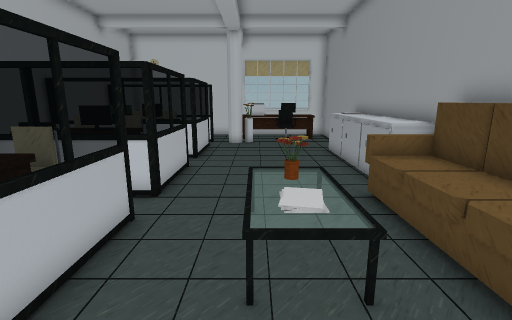
[1] (above)

12 first-person views from a walk through a 3-D level made in the Unity game engine. The camera is 1.3 m above the floor, tilts 12° down and sees 85° across. The floor is counted in squares, 0.5 m on a side. Each view is taken from the middle of a square. On the plan, view 1 faces up. The plan holds only what a view shows up to about 19 squares ahead; the rest is blank.

[2]
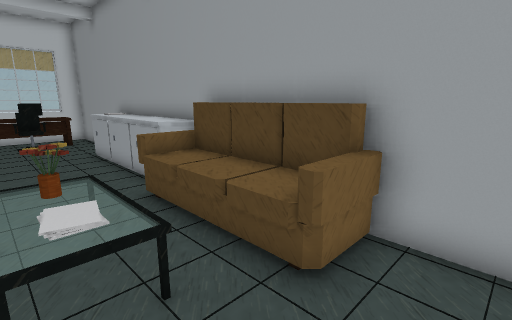

[3]
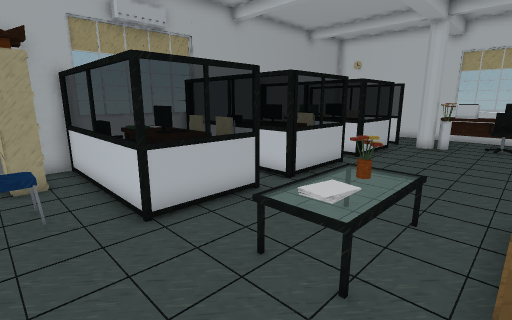

[4]
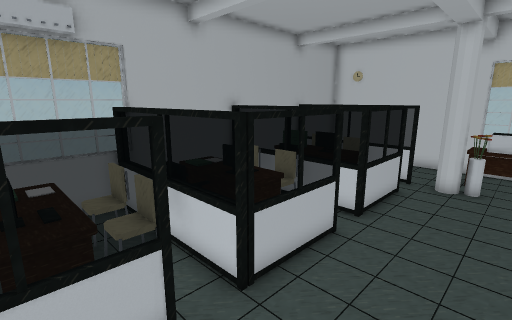

[5]
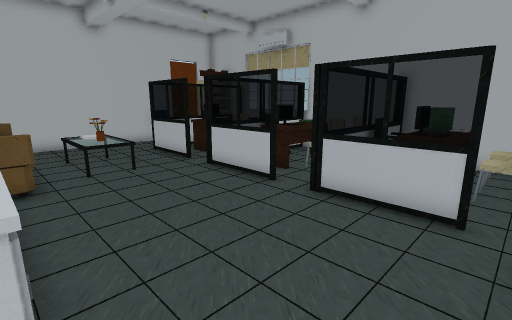

[6]
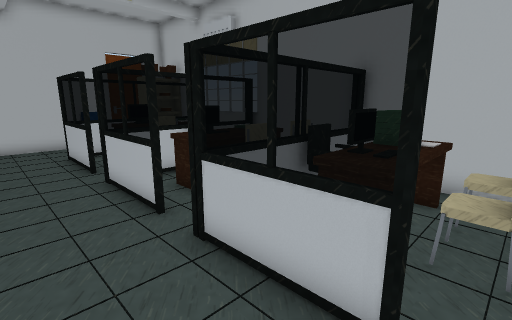

[7]
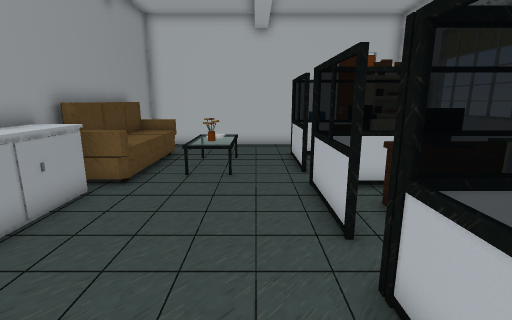

[8]
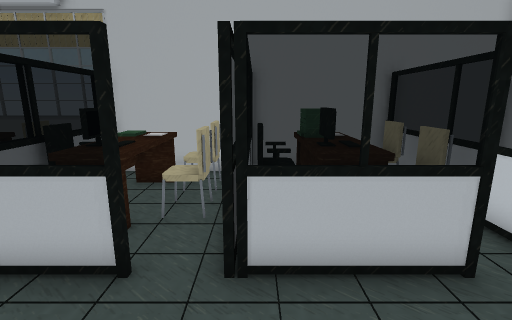

[9]
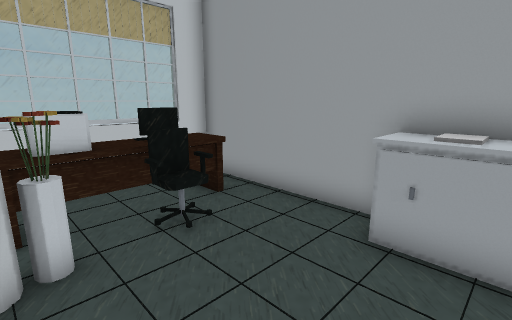

[10]
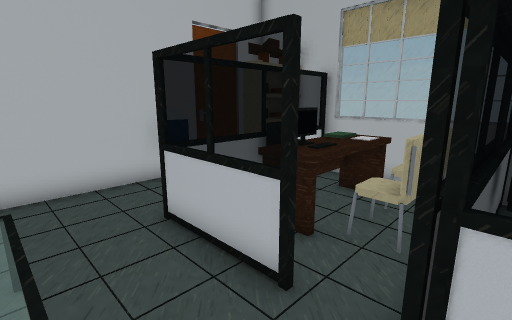

[11]
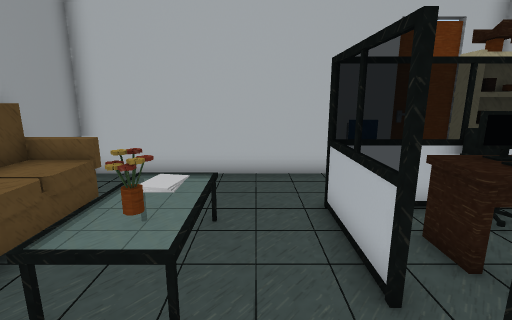

[12]
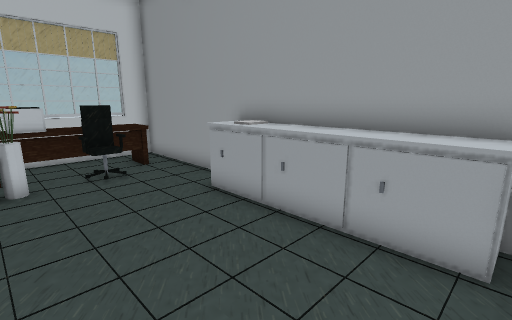

### Floor plan
Key: @ floor where view 1 was taken; # wall or solid block; x gap in a wall; . main floor; : floor 0.5 m higher than the main floor; / step, stairs or slope; = window, fence, low wall or low ledge; ^ raised ledge; O other object.
Columns run from 9 left of view 1 to 5 right of it. Each row starts with its distance up from view 1.
 21 #             #
 20 #     ..^^^^^^#
 19 #     ..^^^^^.#
 18 #####=x.#x=O..#
 17 #.O.O.........#
 16 #.....=.......#
 15 #^^^^^=......^#
 14 #^^^^.=......^^
 13 ######=......^^
 12 #...=##......^^
 11 #.O.x.x......^^
 10 #^^^^^=......^^
  9 #^^^^.=......^^
  8 ######=.....OO#
  7 #######.....OOO
  6 #.O.###../:.OOO
  5 #^^^^^=..//.OOO
  4 #^^^^^=..//.OOO
  3 #.==##=..//.OOO
  2 ###====.....OO#
  1  ##...........#
  0   #.==...@....#
 -1   #############

Where each view was taken, in squares from view 1:
view 1: 0 up, 0 right, facing up
view 2: 0 up, 0 right, facing up-right
view 3: 0 up, 3 right, facing up-left
view 4: 4 up, 1 right, facing up-left
view 5: 17 up, 4 right, facing down-left
view 6: 17 up, 0 right, facing down-left
view 7: 16 up, 1 left, facing down
view 8: 13 up, 1 right, facing left
view 9: 13 up, 1 left, facing up-right
view 10: 8 up, 0 right, facing down-left
view 11: 9 up, 1 left, facing down
view 12: 8 up, 1 left, facing up-right
